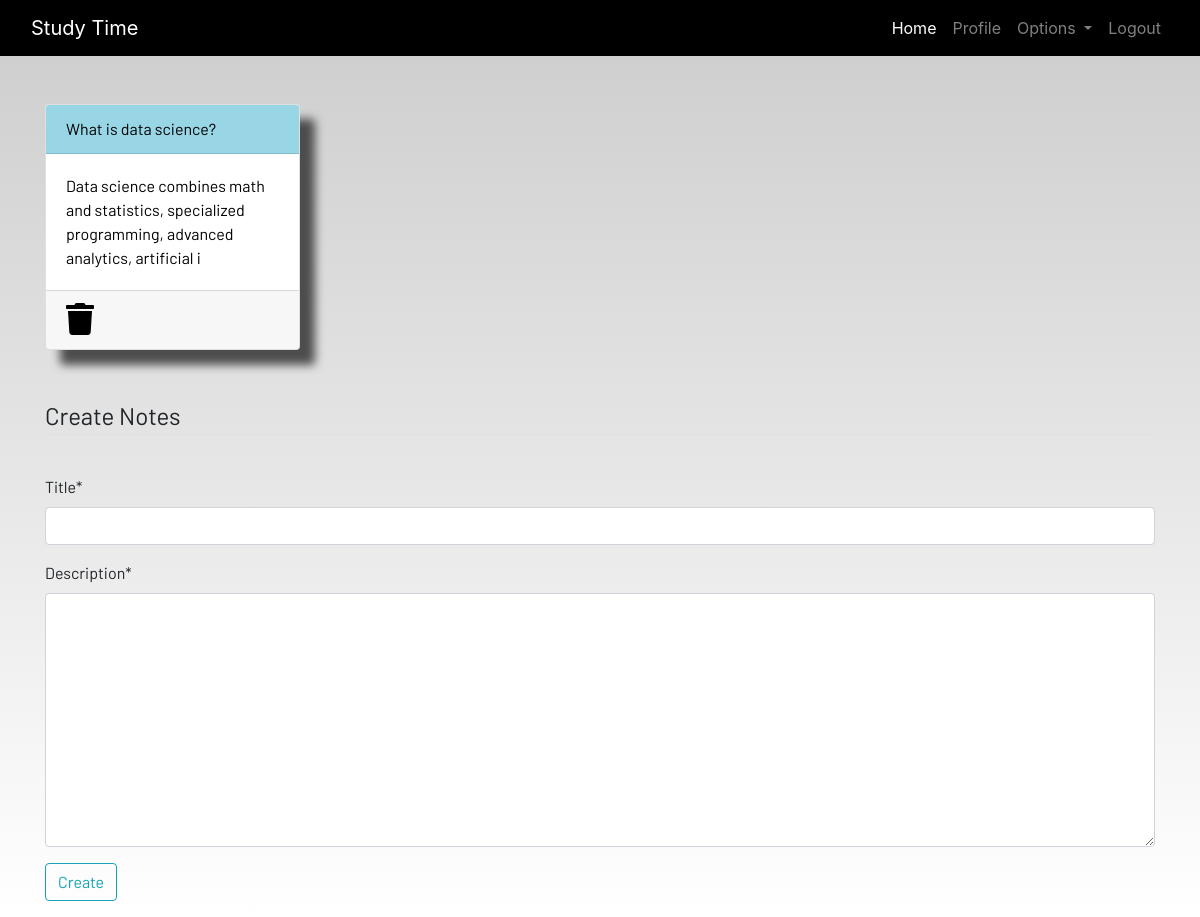
Screenshot of /notes (signed in) with the database file from the repository.
### dashboard/models.py (models this page shows, shortened)
class Notes(models.Model):
    user = models.ForeignKey(User, on_delete=models.CASCADE)
    title = models.CharField(max_length=200)
    description=models.TextField()
    class Meta:
        verbose_name = "notes"
        verbose_name_plural = "notes"

### dashboard/views.py (the view)
# urls.py: path('notes',views.notes,name="notes"),
@login_required
def notes(request):
    if request.method == "POST":
        form = NotesFrom(request.POST)
        if form.is_valid():
            notes = Notes(user=request.user,title=request.POST['title'],description=request.POST['description'])
            notes.save()
        messages.success(request,f"Notes Added from {request.user.username} Successfully!")
    else:
        form = NotesFrom()
    notes = Notes.objects.filter(user=request.user)
    context = {'notes':notes,'form':form}
    return render(request,'dashboard/notes.html',context)

### dashboard/forms.py
class NotesFrom(forms.ModelForm):
    class Meta:
        model = Notes
        fields = ['title','description']

### dashboard/templates/dashboard/notes.html (shortened to what this page needs)
{% extends 'dashboard/base.html' %}
{% load static %}
{% load crispy_forms_tags %}
{% block content %}
<div class="container">
    <div class="row">
        {% for note in notes %}
        <div class="col-md-3">
            <a href="{% url 'notes_detail' note.id %}">
                <div class="card">
                    <div class="card-header">{{note.title}}</div>
                    <div class="card-body">{{note.description|slice:"0:100"}}</div>
                    <div class="card-footer mt-auto "><a href="{% url 'delete_note' note.id %}">
                        <i class="fa fa-trash fa-2x"></i></a>
                    </div>
                </div>
            </a>
        </div>
        {% endfor %}
        <br><br>
    </div>
</div>
<br><br>
<div class="container">
    <form method="POST">
        <fieldset class="form-group">
            <legend class="border-bottom mb-4">Create Notes</legend>
        </fieldset>
        {{form|crispy}}
        <div class="form-group">
            <button href="" class="btn btn-outline-info" type="submit">
                Create
            </button>
        </div>
    </form>
</div>
{% endblock content %}

### static/css/main.css (style rules this page uses)
html { scroll-behavior: smooth; height: 100%; width: 100%; }
.card { box-shadow: 15px 15px 10px rgb(78, 77, 77); }
a { text-decoration: none !important; color: black; }
.card-header { color: black !important; background: rgb(152, 214, 230) !important; transition: 0.3s ease-in; }
html, body { max-width: 100%; overflow-x: hidden; height: 100%; width: 100%; }
body { background: linear-gradient(rgba(0, 0, 0, 0.2), rgba(255, 255, 255, 0.5)); overflow-x: hidden; background-repeat: no-repeat; }
.card-header { background-color: rgb(133, 204, 231); }
.col-md-3 .card { width: 100%; height: 100%; }
.fa { color: black; }

### rows the page displays
Notes: title "What is data science?", description "Data science combines math and statistics, specialized programming, advanced analytics, artificial i"
